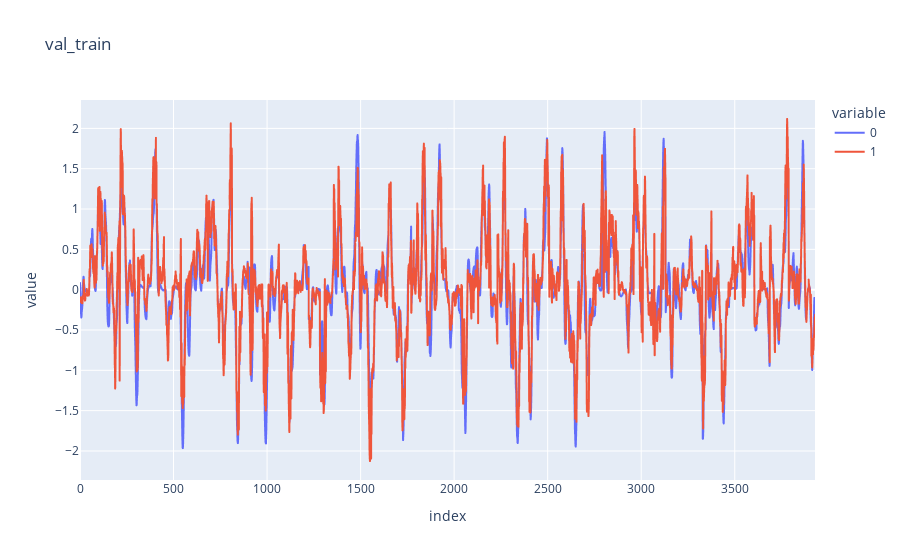

The notebook cell this image was saved under:
### Code cell
px.line(np.c_[val_outv[:,  2], val_y_pred[:,  2]]*np.pi, title='val_train')

### Figure 1 — Plotly figure (JSON) as saved in the notebook; plotly's stock layout.template omitted (floating-point values rounded to 4 significant figures; data arrays with more than 128 entries replaced by an {"elided": "..."} marker saying what was removed)
{"data": [{"hovertemplate": "variable=0<br>index=%{x}<br>value=%{y}<extra></extra>", "legendgroup": "0", "line": {"color": "#636efa", "dash": "solid"}, "marker": {"symbol": "circle"}, "mode": "lines", "name": "0", "showlegend": true, "type": "scattergl", "x": {"elided": "3930 int values"}, "xaxis": "x", "y": {"elided": "3930 float values"}, "yaxis": "y"}, {"hovertemplate": "variable=1<br>index=%{x}<br>value=%{y}<extra></extra>", "legendgroup": "1", "line": {"color": "#EF553B", "dash": "solid"}, "marker": {"symbol": "circle"}, "mode": "lines", "name": "1", "showlegend": true, "type": "scattergl", "x": {"elided": "3930 int values"}, "xaxis": "x", "y": {"elided": "3930 float values"}, "yaxis": "y"}], "layout": {"legend": {"title": {"text": "variable"}, "tracegroupgap": 0}, "title": {"text": "val_train"}, "xaxis": {"anchor": "y", "domain": [0, 1], "title": {"text": "index"}}, "yaxis": {"anchor": "x", "domain": [0, 1], "title": {"text": "value"}}}}
